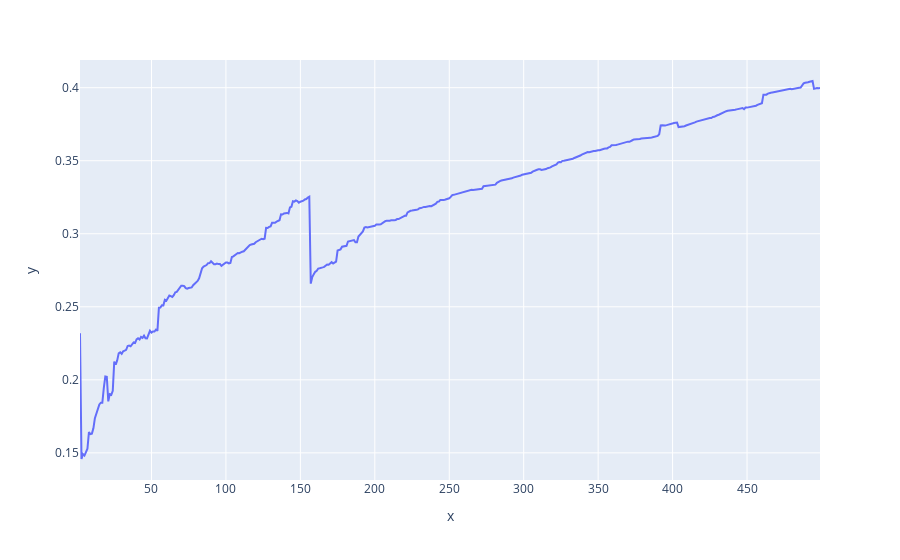

The cell this chart's notebook holds for it:
### Code cell
import plotly.express as px

fig = px.line(x=num_clusters, y=sil_score)
# plot.set_xlabel("# of clusters")
# plot.set_ylabel("Silhouette Score")
fig.show()

### Figure 1 — Plotly figure (JSON) as saved in the notebook; plotly's stock layout.template omitted (floating-point values rounded to 4 significant figures; data arrays with more than 128 entries replaced by an {"elided": "..."} marker saying what was removed)
{"data": [{"hovertemplate": "x=%{x}<br>y=%{y}<extra></extra>", "legendgroup": "", "line": {"color": "#636efa", "dash": "solid"}, "marker": {"symbol": "circle"}, "mode": "lines", "name": "", "orientation": "v", "showlegend": false, "type": "scatter", "x": {"elided": "498 int values"}, "xaxis": "x", "y": {"elided": "498 float values"}, "yaxis": "y"}], "layout": {"legend": {"tracegroupgap": 0}, "margin": {"t": 60}, "xaxis": {"anchor": "y", "domain": [0, 1], "title": {"text": "x"}}, "yaxis": {"anchor": "x", "domain": [0, 1], "title": {"text": "y"}}}}
